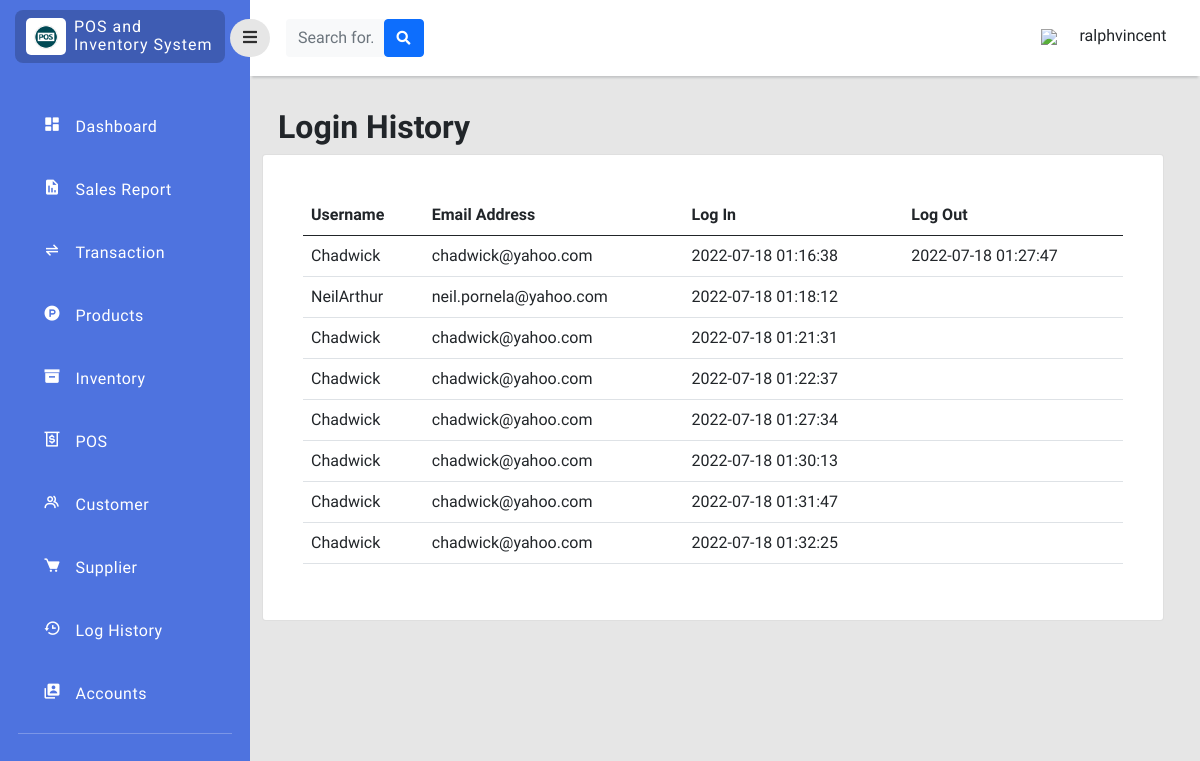
Page /php/loghistory.php (signed in) on the earlier database version.
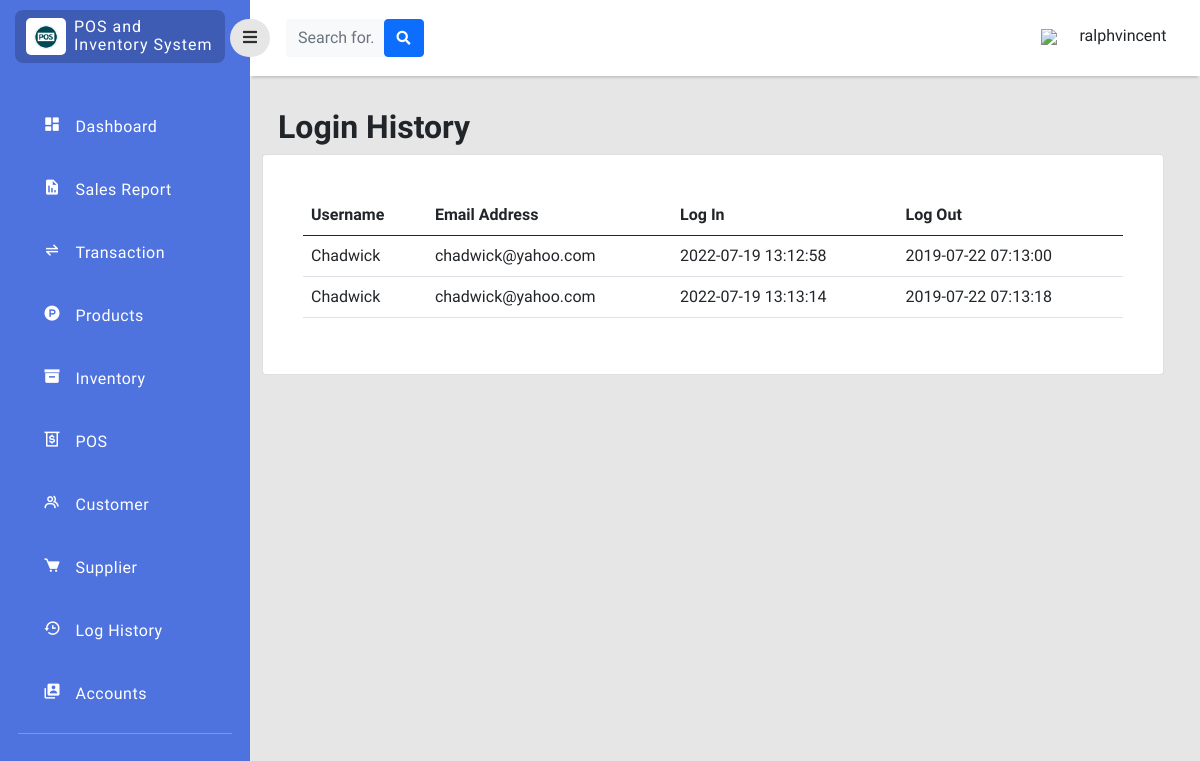
Same page on the later database version.
### tables this page shows
CREATE TABLE `activity` (
  `id_act` int(11) NOT NULL,
  `id` int(11) NOT NULL,
  `login_time` datetime DEFAULT current_timestamp(),
  `logout_time` datetime DEFAULT NULL ON UPDATE current_timestamp()
);

CREATE TABLE `users` (
  `id` int(11) NOT NULL,
  `username` varchar(255) NOT NULL,
  `email_address` varchar(255) NOT NULL,
  `password` varchar(255) NOT NULL,
  `contact_no` varchar(11) NOT NULL,
  `position` enum('admin','cashier') NOT NULL,
  `status` enum('active','inactive') NOT NULL
);

### php/loghistory.php (the view, shortened to what this page needs)
<?php
function createRandomPassword() {
    $chars = "003232303232023232023456789";
    $i = 0;
    $pass = '' ;
    while ($i <= 7) {
        $num = rand() % 33;
        $tmp = substr($chars, $num, 1);
        $pass = $pass . $tmp;
        $i++;
    }
    return $pass;
}
$finalcode='RS-'.createRandomPassword();
include 'connection.php';
?>
<!doctype html>
<html lang="en">
  <head>
    <link href="https://cdn.jsdelivr.net/npm/bootstrap@5.0.2/dist/css/bootstrap.min.css" rel="stylesheet"
>
    <link rel="stylesheet" type="text/css" href="../style/dash.css">
    <link
      href="https://cdnjs.cloudflare.com/ajax/libs/font-awesome/5.15.1/css/all.min.css"
      rel="stylesheet"
    />
    <link href='https://unpkg.com/boxicons@2.1.2/css/boxicons.min.css' rel='stylesheet'>
    </head>
    <body>
    <div class="page">
        <div class="sidebar">
            <div class="sidebar-header">
                <div class="sidebar-logo-container">
                    <div class="logo-container">
                        <img class="logo-sidebar" src="../image/logo.png" />
                    </div>
                    <div class="sys-name-container mt-2">
                        <p class="sys-name">
                            POS and <br>
                            <span class="brand-subname">
                            Inventory System
                            </span>
                        </p>
                    </div>
                </div>
            </div>
            <div class="sidebar-body">
                <ul class="navigation-list">
                    <li class="navigation-list-item">
                        <a class="navigation-link" href="dashboard.php">
                            <div class="row">
                                <div class="col-2">
                                    <i class='bx bxs-dashboard'></i>
                                </div>
                                <div class="col-9">
                                    Dashboard
                                </div>
                            </div>
                        </a>
                    </li>
                    <li class="navigation-list-item">
                        <a class="navigation-link" href="transaction_report.php?sales=0&trans=0">
                            <div class="row">
                                <div class="col-2">
                                    <i class='bx bxs-report'></i>
                                </div>
                                <div class="col-9">
                                    Sales Report
                                </div>
                            </div>
                        </a>
                    </li>
                    <li class="navigation-list-item">
                        <a class="navigation-link" href="transaction.php">
                            <div class="row">
                                <div class="col-2">
                                    <i class='bx bx-transfer-alt'></i>
                                </div>
                                <div class="col-9">
                                    Transaction
                                </div>
                            </div>
                        </a>
                    </li>
                    <li class="navigation-list-item">
                        <a class="navigation-link" href="product.php">
                            <div class="row">
                                <div class="col-2">
                                    <i class='bx bxl-product-hunt' ></i>
                                </div>
                                <div class="col-9">
                                    Products
                                </div>
                            </div>
                        </a>
                    </li>
                     <li class="navigation-list-item">
                        <a class="navigation-link" href="inventory.php">
                            <div class="row">
                                <div class="col-2">
                                    <i class='bx bxs-box'></i>
                                </div>
                                <div class="col-9">
                                    Inventory
                                </div>
                            </div>
                        </a>
                    </li>
                    <li class="navigation-list-item">
                        <a class="navigation-link" href="../cashier/dashboard.php?invoice=<?php echo $finalcode;  ?>">
                            <div class="row">
                                <div class="col-2">
                                    <i class='bx bx-money-withdraw'></i>
                                </div>
                                <div class="col-9">
                                    POS
                                </div>
                            </div>
                        </a>
                    </li>
                    <li class="navigation-list-item">
                        <a class="navigation-link" href="customer.php">
                            <div class="row">
                                <div class="col-2">
                                    <i class='bx bx-group'></i>
                                </div>
                                <div class="col-9">
                                    Customer
                                </div>
                            </div>
                        </a>
                    </li>
                    <li class="navigation-list-item">
                        <a class="navigation-link" href="supplier.php">
                            <div class="row">
                                <div class="col-2">
                                    <i class='bx bxs-cart' ></i>
                                </div>
                                <div class="col-9">
                                    Supplier
                                </div>
                            </div>
                        </a>
                    </li>
                    <li class="navigation-list-item">
                        <a class="navigation-link" href="loghistory.php">
                            <div class="row">
                                <div class="col-2">
                                    <i class='bx bx-history'></i>
                                </div>
                                <div class="col-9">
                                   Log History
                                </div>
                            </div>
                        </a>
                    </li>
                    <li class="navigation-list-item">
                        <a class="navigation-link" href="user_manager.php">
                            <div class="row">
                                <div class="col-2">
                                    <i class='bx bxs-user-account'></i>
                                </div>
                                <div class="col-9">
                                    Accounts
                                </div>
                            </div>
                        </a>
                    </li>
                    <hr style="color:rgb(255, 255, 255);margin-top:10px;">
                </ul>
            </div>
        </div>
        <div class="content">
            <div class="navigationBar justify-content-between">
                <button id="sidebarToggle" class="btn sidebarToggle">
                    <i class="fas fa-bars"></i>
                </button>
                <form class="d-none d-sm-inline-block form-inline mr-auto ml-md-3 my-2 my-md-0 mw-100 navbar-search ms-3"style="padding-right: 65%;">
                    <div class="input-group">
                        <input type="text" class="form-control bg-light border-0 small" placeholder="Search for..."aria-label="Search" aria-describedby="basic-addon2"id="SearchMo" onkeyup="myFunction()">
                        <div class="input-group-append">
                            <button class="btn btn-primary" type="button">
                                <i class="fas fa-search fa-sm"></i>
                            </button>
                        </div>
                    </div>
                </form>
                 <div>
                    <div class="dropdown pb-1 me-4">
                        <a href="#" class="d-flex align-items-center text-white text-decoration-none dropdown-toggle" id="dropdownUser1" data-bs-toggle="dropdown" aria-expanded="false">
                            <div class="col-2">
                                <img class="mr-3" src="../image/user_35px.png" />
                            </div>
                            <span class="d-none d-sm-inline mx-1 ms-3 text-dark"><?php echo $_SESSION["username"];  ?></span>
                        </a>
                    </div>
                </div>
            </div>
    <div class="col py-3 mt-3 d-flex justify-content-center overflow-auto">
        <div class="container-fluid">
            <div class="row">
                <div class="col d-flex justify-content">
                    <br>
                    <div class="w-50">
                        <h2 class="text-dark text-start ps-3 fw-bold ">Login History</h2>
                    </div>
                </div>
                <div class="row">
                    <div class="col ">
                        <div class="card">
                            <div class="card-body rounded-3 m-4 table-responsive-lg">
                                <table class="table table-hover align-middle" id="CustomerTab">
                                    <thead>
                                        <tr>
                                            <th scope="col">Username</th>
                                            <th scope="col">Email Address</th>
                                            <th scope="col">Log In</th>
                                            <th scope="col">Log Out</th>
                                        </tr>
                                    </thead>
                                    <tbody>
                                        <?php
                                        $history = mysqli_query($con,"SELECT * FROM users,activity WHERE (users.id=activity.id)");
                                        while ($rows = mysqli_fetch_array($history)) { ?>
                                            <tr>
                                                <td><?php echo $rows['username'];  ?></td>
                                                <td><?php  echo $rows['email_address']; ?></td>
                                                <td><?php echo $rows['login_time'];?></td>
                                                <td><?php echo $rows['logout_time'];  ?></td>
                                            </tr>
                                        <?php }  ?>
                                    </tbody>
                                </table>
                            </div>
                        </div>
                    </div>
                </div>
            </div>
        </div>
    </div>
</body>
</html>

### style/dash.css (style rules this page uses)
* { font-family: 'Fira Sans', sans-serif; }
body { background-color: #e6e6e6; }
.page .sidebar { background: rgb(78, 115, 223); position: fixed; top: 0; left: 0; width: 250px; height: 100vh; overflow-y: auto; overflow-x: hidden; transition: all 0.3s ease; }
.page .content { margin-left: 250px; transition: all 0.3s ease; }
.navigationBar { background-color: white; height: 50px; display: flex; padding: 38px 0px; align-items: center; box-shadow: 0 4px 2px -2px #c5c6c7; }
.sidebarToggle { font-size: 16px; color: rgb(0, 0, 0, 0.8); margin-left: -20px; z-index: 999; border-radius: 50px; background-color: #e6e6e6; transition: all 0.3s ease; outline: none!important; box-shadow: none!important; }
.sidebar-header { padding: 10px 25px 10px 15px; }
.sidebar-logo-container { background-color: rgb(0, 0, 0, 0.2); border-radius: 8px; padding-left: 3px; display: flex; }
.logo-container { max-width: 40px; background-color: #fff; border-radius: 5px; margin: 8px; padding: 6px 8px; }
.logo-sidebar { width: 100%; height: auto; }
.sys-name { color: white; margin: 0px; line-height: 1.1rem; font-size: 16px; letter-spacing: 1px; font-family: 'Roboto', sans-serif; }
.navigation-list { list-style-type:none; padding: 0px 18px; margin-top: 30px; }
.navigation-list-item { padding: 12px 18px 12px 25px; margin: 15px 0px; border-radius: 8px; }
.navigation-link { color: #fff; letter-spacing: 0.5px; font-weight: 400; text-decoration: none; font-size: 16px; font-family: 'Roboto', sans-serif; }
.navigation-link i { font-size: 18px; color: #fff; }

Differences in the rows shown:
removed activity: id.username "NeilArthur", id.email_address "neil.pornela@yahoo.com", login_time "2022-07-18 01:18:12"
removed activity: id.username "Chadwick", id.email_address "chadwick@yahoo.com", login_time "2022-07-18 01:21:31"
removed activity: id.username "Chadwick", id.email_address "chadwick@yahoo.com", login_time "2022-07-18 01:22:37"
removed activity: id.username "Chadwick", id.email_address "chadwick@yahoo.com", login_time "2022-07-18 01:27:34"
removed activity: id.username "Chadwick", id.email_address "chadwick@yahoo.com", login_time "2022-07-18 01:30:13"
removed activity: id.username "Chadwick", id.email_address "chadwick@yahoo.com", login_time "2022-07-18 01:31:47"
removed activity: id.username "Chadwick", id.email_address "chadwick@yahoo.com", login_time "2022-07-18 01:32:25"
added activity: id.username "Chadwick", id.email_address "chadwick@yahoo.com", login_time "2022-07-19 13:12:58", logout_time "2019-07-22 07:13:00"
changed activity (number 2 of 2 on the later page): login_time "2022-07-18 01:16:38" → "2022-07-19 13:13:14"; logout_time "2022-07-18 01:27:47" → "2019-07-22 07:13:18"
